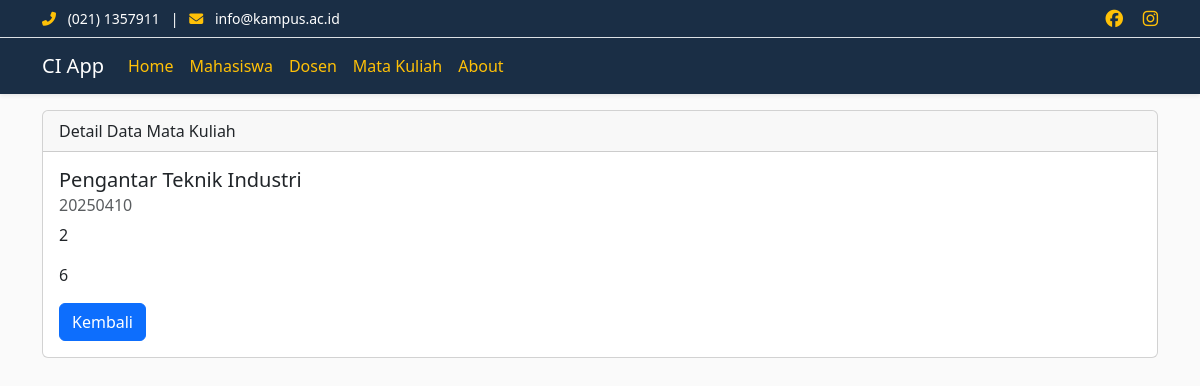
The page /matakuliah/detail/8 on the database its author committed.
### tables this page shows
CREATE TABLE `matakuliah` (
  `matakuliah` enum('Pengantar Teknik Industri','Teknik Pengukuran','Otomasi & Kendali Mekanik','Pemrograman Web') NOT NULL,
  `sandi` varchar(100) NOT NULL,
  `sks` int(11) NOT NULL,
  `semester` varchar(100) NOT NULL,
  `id` int(11) NOT NULL
);

### application/controllers/MataKuliah.php (called while the page is built, shortened)
<?php
class MataKuliah extends CI_Controller {
    public function __construct()
    {
        $this->load->model('Mata_Kuliah_model');
        $this->load->library('form_validation');
    }
    public function detail ($id)
    {
        $data ['judul']= 'Detail Mata Kuliah';
        $data['matakuliah'] = $this->Mata_Kuliah_model->getMataKuliahById($id);
        $this->load->view('templates/header', $data);
        $this->load->view('matakuliah/detail', $data);
        $this->load->view('templates/footer');
    }
}

### index.php (called while the page is built, shortened)
<?php
require_once BASEPATH.'core/CodeIgniter.php';

### application/models/Mata_Kuliah_model.php (called while the page is built, shortened)
<?php
class Mata_Kuliah_model extends CI_Model {
    public function getMatakuliahById($id)
    {
       return $this->db->get_where('matakuliah', ['id' => $id])->row_array();
    }
}

### application/views/matakuliah/detail.php (the view)
<div class="container">
    <div class="row mt-3">
        <div class="colmd-6">
        <div class="card">
            <div class="card-header">
                Detail Data Mata Kuliah
            </div>
            <div class="card-body">
                <h5 class="card-title"><?= $matakuliah ['matakuliah']; ?></h5>
                <h6 class="card-subtitle mb-2 text-muted"><?=$matakuliah ['sandi']; ?></h6>
                <p class="card-text"><?= $matakuliah ['sks']; ?></p>
                <p class="card-text"><?= $matakuliah ['semester']; ?></p>
                <a href="<?= base_url('matakuliah'); ?>" class="btn btn-primary">Kembali</a>
            </div>
            </div>
        </div>
    </div>
</div>

### application/views/templates/header.php (style rules this page uses)
body { background-color: #FAFAFA; }

### rows shown on the page
matakuliah: matakuliah "Pengantar Teknik Industri", sandi "20250410", sks "2", semester "6"
